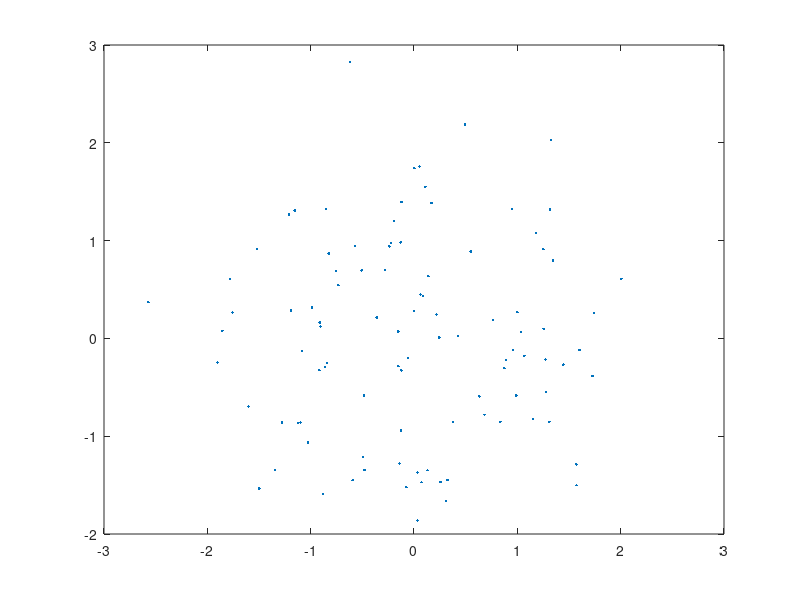

The MATLAB script that drew this image:
% First generate some 2-D multivariate normal
% random variables, with mean MU and 
% covariance SIGMA. This uses a Statistics
% Toolbox function.

% make the example reproducible
randn('state', 123)

n = 100;
mu = [-2, 2];
sigma = [1,.5;.5,1];
X = mvnrnd(mu,sigma,n);
% plot(X(:,1),X(:,2),'.')

#writetable(X, 'table.txt')
#type('table.txt')

% Now sphere the data.
xbar = mean(X);
% Get the eigenvectors and eigenvalues of the 
% covariance matrix.
[V,D] = eig(cov(X));
% Center the data.
Xc = X - ones(n,1)*xbar;
% Sphere the data.
E = V' * Xc';
Z = ((D)^(-1/2)*E)';
plot(Z(:,1),Z(:,2),'.')